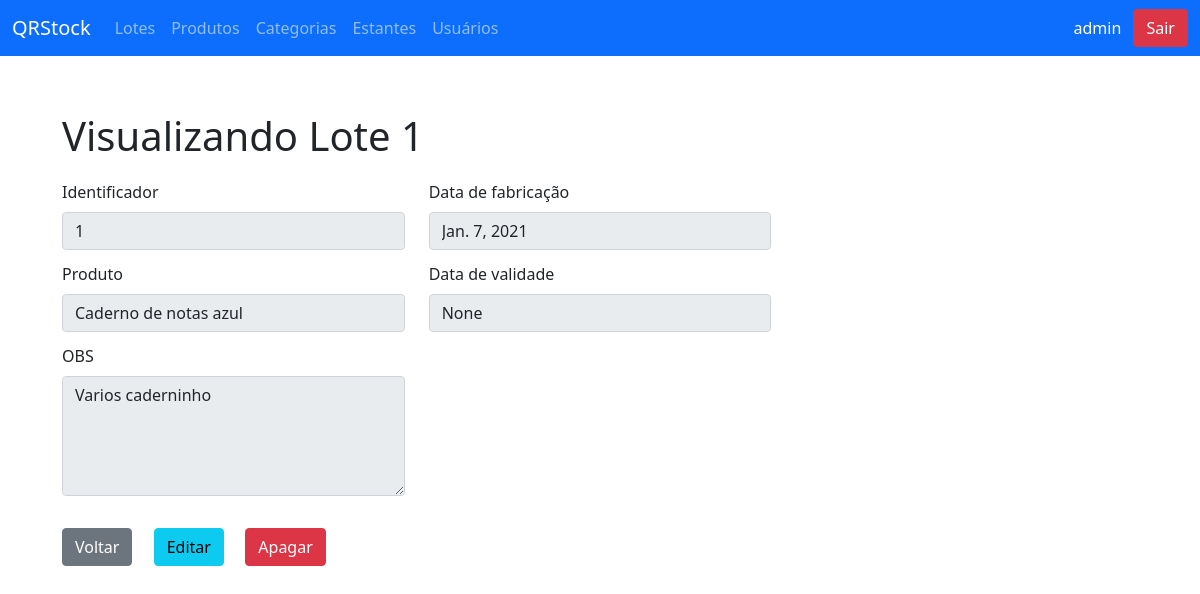
Before: /lot/1 (signed in) with the older database file.
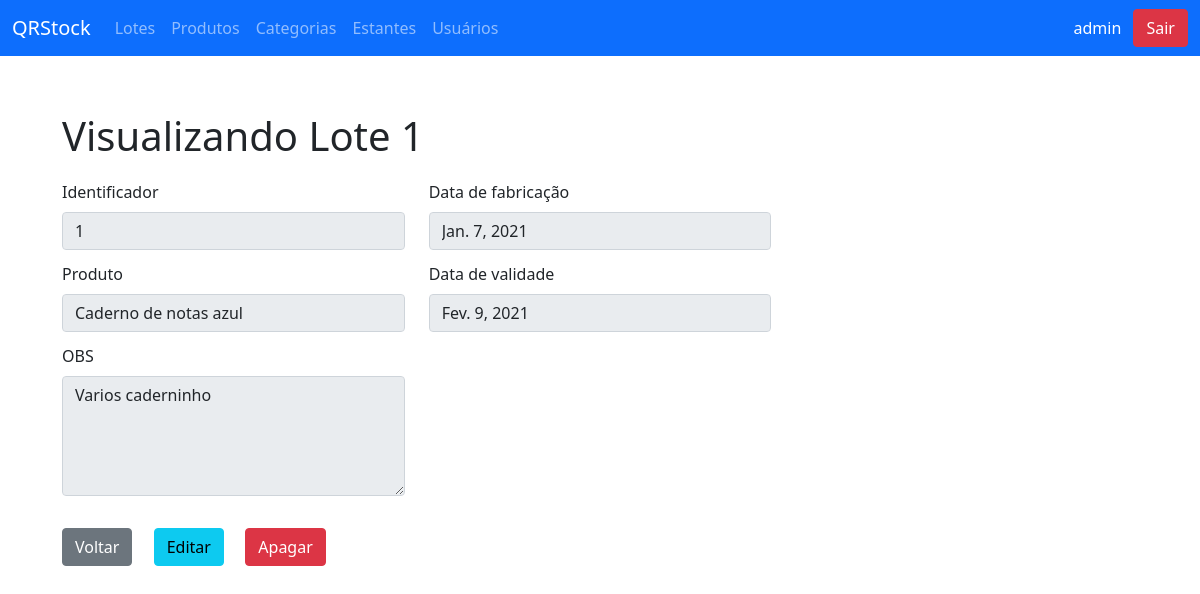
After: the same page with the newer database file.
### QRcodeStock/models.py (models this page shows, shortened)
class Lote(models.Model):
    id_usuario_criador = models.ForeignKey(Usuario,
                                           on_delete=models.CASCADE,
                                           verbose_name='Usuario criador')
    id_produto = models.ForeignKey(Produto,
                                   on_delete=models.CASCADE,
                                   verbose_name='ID Produto')
    quantidade = models.IntegerField()
    observacoes = models.CharField(max_length=100)
    data_fabricacao = models.DateField()
    data_vencimento = models.DateField(blank=True, null=True)
    class Meta:
        verbose_name_plural = 'Lotes'

class Produto(models.Model):
    id_categoria = models.ForeignKey(Categoria,
                                     on_delete=models.CASCADE,
                                     verbose_name='ID Categoria')
    qr_code_url = models.CharField(max_length=50)
    nome = models.CharField(max_length=50)
    peso = models.DecimalField(max_digits=5, decimal_places=2)
    altura = models.DecimalField(max_digits=3, decimal_places=2, default=1.00)
    largura = models.DecimalField(max_digits=3, decimal_places=2, default=1.00)
    comprimento = models.DecimalField(max_digits=3,
                                      decimal_places=2,
                                      default=1.00,
                                      blank=True, null=True)
    descricao = models.CharField(max_length=350)
    num_prateleira = models.IntegerField(default=0)
    valor_compra = models.DecimalField(max_digits=10,
                                       decimal_places=2,
                                       default=10.00)
    valor_venda = models.DecimalField(max_digits=12,
                                      decimal_places=2,
                                      default=15.00)
    id_estante = models.ForeignKey(Estante,
                                   on_delete=models.CASCADE,
                                   verbose_name='ID Estante')
    numero_prateleira = models.IntegerField()
    class Meta:
        verbose_name_plural = 'Produtos'

### QRcodeStock/views.py (the view)
# urls.py: path('lot/<int:id>', show_lot, name='url_show_lot'),
@login_required
def show_lot(request, id):
    lot = Lote.objects.get(id=id)
    context = {'titulo': 'QRStock - Lote', 'lote': lot}
    return render(request, 'show/lote.html', context)

### QRcodeStock/templates/show/lote.html
{% extends 'base.html' %}
{% block conteudo %}
  <div class="container-md" style="margin: 56px auto 32px; padding: 0 32px;">
    <div class="row">
      <div class="col-md-12">
        <h1>Visualizando Lote {{ lote.id }}</h1>
      </div>
    </div>
    <div class="row" style="margin-top: 12px;">
      <form class="col-md-12">
        <div class="row">
          <div class="col-md-4">
            <label for="name" class="form-label">Identificador</label>
            <input type="text" value="{{ lote.id }}"
                   class="form-control" id="name" readonly required>
          </div>
          <div class="col-md-4">
            <label for="data_fabricacao" class="form-label">Data de fabricação</label>
            <input type=""
                   {% if lote.data_fabricacao != 'None' %}
                   value="{{ lote.data_fabricacao }}"
                   {% else %}
                   value="Sem data definida"
                   {% endif %}
                   class="form-control" id="data_fabricacao" readonly required>
          </div>
        </div>
        <div class="row" style="margin-top: 12px;">
          <div class="col-md-4">
            <label for="produto" class="form-label">Produto</label>
            <input type="text" value="{{ lote.id_produto.nome }}"
                   class="form-control" id="produto" readonly required>
          </div>
          <div class="col-md-4">
            <label for="data_validade" class="form-label">Data de validade</label>
            <input type="" value="{{ lote.data_vencimento }}"
                   class="form-control" id="data_validade" readonly required>
          </div>
        </div>
        <div class="row" style="margin-top: 12px;">
          <div class="col-md-4">
            <label for="obs" class="form-label">OBS</label>
              <textarea class="form-control" style="min-height: 120px;"
                        placeholder="Descrição da categoria" id="obs" readonly required>{{ lote.observacoes }}</textarea>
          </div>
        </div>
        <div class="row" style="margin-top: 32px;">
          <div class="col-md-1">
              <a href="/lots/">
            <button type="button" class="btn btn-secondary">Voltar</button>
                  </a>
          </div>
          <div class="col-md-1">
              <a href="{% url 'url_edit_lot' lote.id %}">
            <button type="button" class="btn btn-info">Editar</button>
                  </a>
          </div>
          <div class="col-md-1">
              <a href="{% url 'url_delete_lot' lote.id %}">
              <button type="button" class="btn btn-danger">Apagar</button>
                    </a>
          </div>
        </div>
      </form>
    </div>
  </div>
{% endblock %}

Changed rows visible on the page:
changed Lote "Varios caderninho": data_vencimento "None" → "Fev. 9, 2021"
